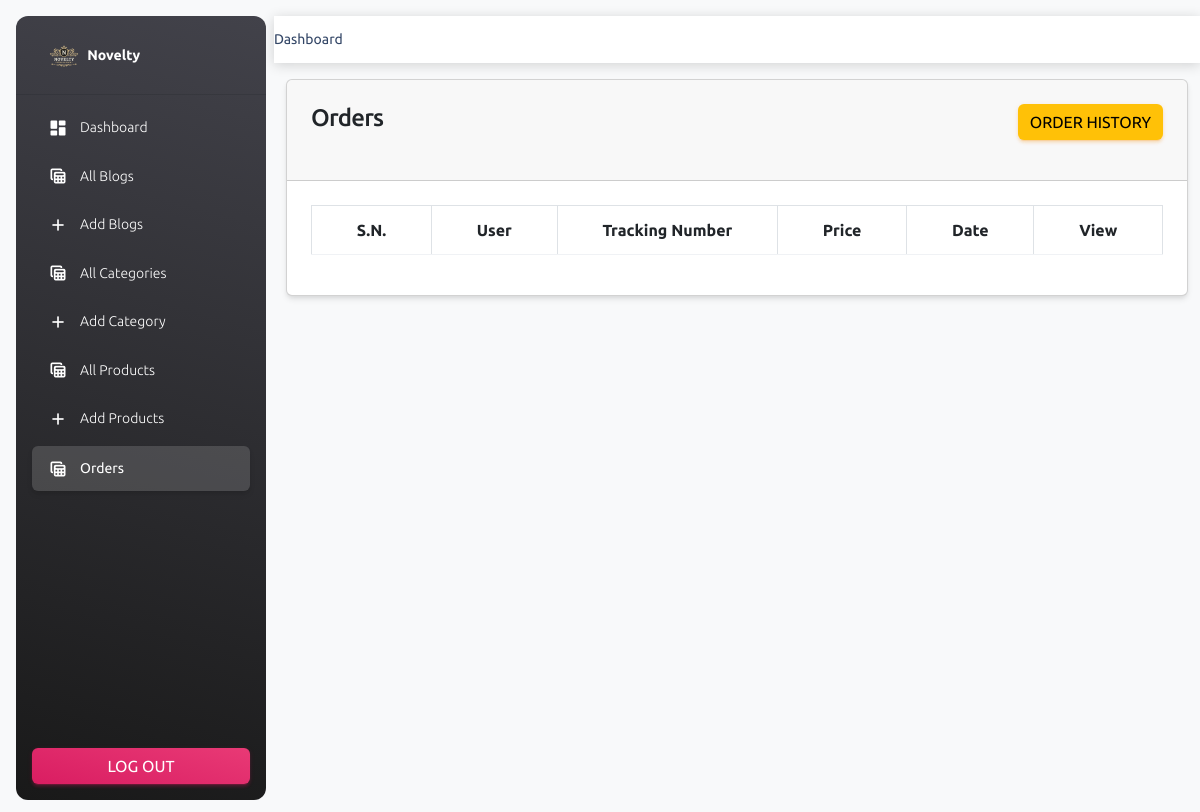
The page /Dashboard/main/orders.php (signed in) on the database as committed earlier.
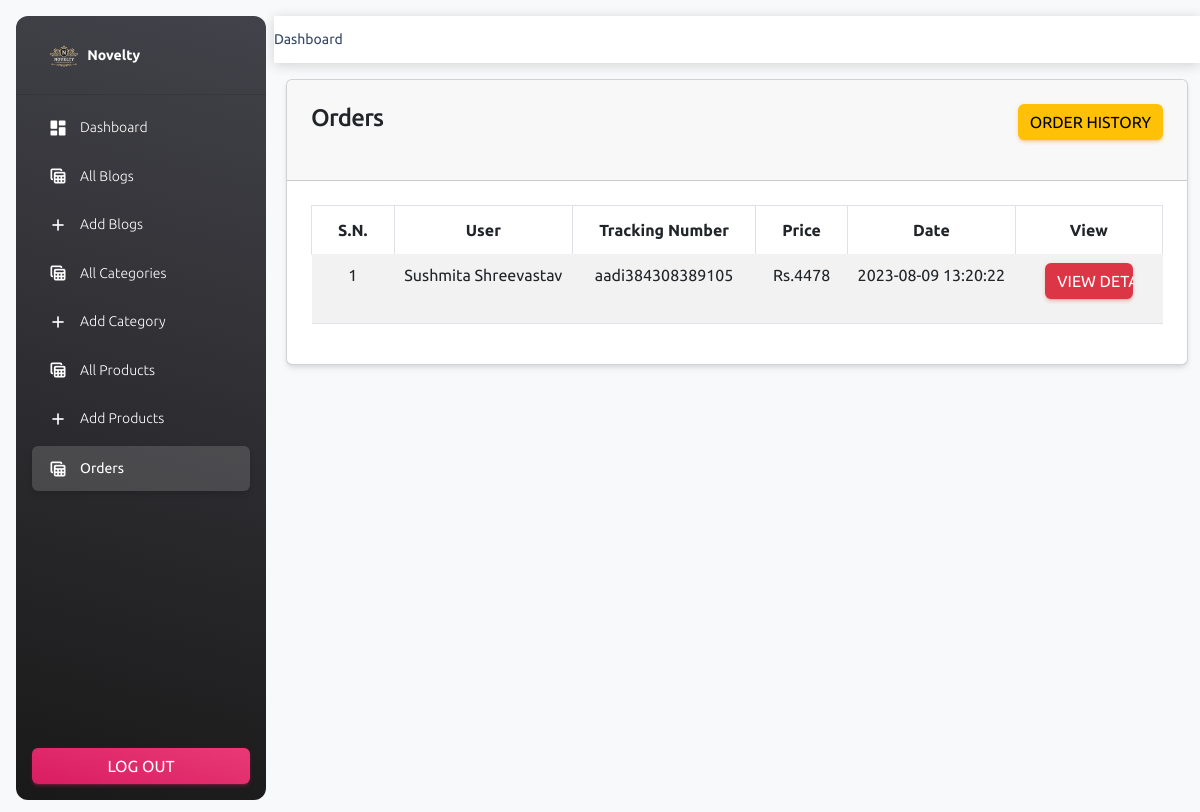
The same page on the database as committed later.
### tables this page shows
CREATE TABLE `orders` (
  `id` int(11) NOT NULL,
  `tracking_no` varchar(191) NOT NULL,
  `user_id` int(191) NOT NULL,
  `name` varchar(191) NOT NULL,
  `email` varchar(191) NOT NULL,
  `phone` varchar(191) NOT NULL,
  `address` mediumtext NOT NULL,
  `city` varchar(191) NOT NULL,
  `total_price` int(191) NOT NULL,
  `payment_mode` varchar(191) NOT NULL,
  `payment_id` varchar(191) NOT NULL,
  `status` tinyint(4) NOT NULL DEFAULT 0,
  `comments` varchar(255) DEFAULT NULL,
  `created_at` timestamp NOT NULL DEFAULT current_timestamp()
);

### Login/functions/myfunctions.php (called while the page is built, shortened)
<?php
require '../../Dashboard/configer/dbcon.php';
function getAllOrders()
{
    global $con;
    $query = "SELECT * FROM orders WHERE status='0'";
    return $query_run = mysqli_query($con, $query);
}
?>

### Dashboard/main/orders.php (the view, shortened to what this page needs)
<?php
include('header.php');
?>
<div class="container">
    <div class="row">
        <div class="col-md-12">
            <div class="card">
                <div class="card-header">
                   <h4> Orders
                    <a href="order-history.php" class="btn btn-warning float-end"> Order History </a>
                   </h4>
                </div>
                <div class="card-body" id="products_table">
                    <table class="table table-bordered table-striped" style="text-align: center;" border:1px solid #ddd>
                        <thead>
                            <tr>
                                <th class="col-md-1">S.N.</th>
                                <th class="col-md-1">User</th>
                                <th class="col-md-1">Tracking Number</th>
                                <th class="col-md-1">Price</th>
                                <th class="col-md-1">Date</th>
                                <th class="col-md-1">View</th>
                            </tr>
                        </thead>
                        <tbody>
                            <?php
                            $orders = getAllOrders();
                            if(mysqli_num_rows($orders))
                            {
                                $count=1;
                                foreach($orders as $item)
                                {
                                    ?>
                                        <tr>
                                            <td><?= $count ?></td>
                                            <td><?= $item['name'];?></td>
                                            <td><?= $item['tracking_no'];?></td>
                                            <td>Rs.<?= $item['total_price'];?></td>
                                            <td><?= $item['created_at'];?></td>
                                            <td>
                                                <a href="./view-order.php?t=<?=$item['tracking_no'];?>" class="btn btn-danger col-md-8">View Details</a>
                                            </td>
                                        </tr>
                                    <?php
                                    $count++;
                                }
                            }
                              ?>
                    </table>
                </div>
            </div>
        </div>
    </div>
</div>
<?php include('footer.php');?>

### Dashboard/main/header.php (shortened to what this page needs)
<!DOCTYPE html>
<html lang="en">
  <head>
<link id="pagestyle" href="./assets/css/material-dashboard.min.css" rel="stylesheet" />
<link id="pagestyle" href="./assets/css/style.css" rel="stylesheet" />
<link rel="stylesheet" href="//cdn.jsdelivr.net/npm/alertifyjs@1.13.1/build/css/alertify.min.css"/>
<link rel="stylesheet" href="//cdn.jsdelivr.net/npm/alertifyjs@1.13.1/build/css/themes/bootstrap.min.css"/>
</head>
  <body class="g-sidenav-show  bg-gray-100">
    <?php
    include('./sidebar.php')
    ?>
    <main class="main-content border-radius-lg ">
  <?php include('navbar.php')?>

### Dashboard/main/sidebar.php (shortened to what this page needs)
<?php
  $page = substr($_SERVER['SCRIPT_NAME'], strrpos($_SERVER['SCRIPT_NAME'],"/")+1);
?>
<aside class="sidenav navbar navbar-vertical navbar-expand-xs border-0 border-radius-xl my-3 fixed-start ms-3   bg-gradient-dark" id="sidenav-main">
<div class="sidenav-header">
  <a class="navbar-brand m-0" href="../../Home/Index.php " target="_blank">
    <img src="./assets/Image/logo.png" class="navbar-brand-img h-100" alt="main_logo">
    <span class="ms-1 font-weight-bold text-white">Novelty</span>
  </a>
</div>
<hr class="horizontal light mt-0 mb-2">
<div class="collapse navbar-collapse  w-auto " id="sidenav-collapse-main">
  <ul class="navbar-nav">
<li class="nav-item">
<a class="nav-link text-white <?= $page == "admin.php" ? "active bg-gradient-primary" : "" ?>" href="admin.php">
    <div class="text-white text-center me-2 d-flex align-items-center justify-content-center">
      <i class="material-icons opacity-10">dashboard</i>
    </div>
  <span class="nav-link-text ms-1">Dashboard</span>
</a>
</li>
<li class="nav-item">
<a class="nav-link text-white <?= $page == "blogs.php" ? "active bg-gradient-primary" : "" ?>" href="blogs.php">
    <div class="text-white text-center me-2 d-flex align-items-center justify-content-center">
      <i class="material-icons opacity-10">table_view</i>
    </div>
  <span class="nav-link-text ms-1">All Blogs</span>
</a>
</li>
<li class="nav-item">
<a class="nav-link text-white <?= $page == "add-blogs.php" ? "active bg-gradient-primary" : "" ?>" href="add-blogs.php">
    <div class="text-white text-center me-2 d-flex align-items-center justify-content-center">
      <i class="material-icons opacity-10">add</i>
    </div>
  <span class="nav-link-text ms-1">Add Blogs</span>
</a>
</li>
<li class="nav-item">
<a class="nav-link text-white <?= $page == "category.php" ? "active bg-gradient-primary" : "" ?>" href="./category.php">
    <div class="text-white text-center me-2 d-flex align-items-center justify-content-center">
      <i class="material-icons opacity-10">table_view</i>
    </div>
  <span class="nav-link-text ms-1">All Categories</span>
</a>
</li>
<li class="nav-item">
<a class="nav-link text-white <?= $page == "add-category.php" ? "active bg-gradient-primary" : "" ?>" href="./add-category.php">
    <div class="text-white text-center me-2 d-flex align-items-center justify-content-center">
      <i class="material-icons opacity-10">add</i>
    </div>
  <span class="nav-link-text ms-1">Add Category</span>
</a>
</li>
<li class="nav-item">
<a class="nav-link text-white <?= $page == "products.php" ? "active bg-gradient-primary" : "" ?>" href="./products.php">
    <div class="text-white text-center me-2 d-flex align-items-center justify-content-center">
      <i class="material-icons opacity-10">table_view</i>
    </div>
  <span class="nav-link-text ms-1">All Products</span>
</a>
</li>
<li class="nav-item">
<a class="nav-link text-white <?= $page == "add-products.php" ? "active bg-gradient-primary" : "" ?>" href="./add-products.php">
    <div class="text-white text-center me-2 d-flex align-items-center justify-content-center">
      <i class="material-icons opacity-10">add</i>
    </div>
  <span class="nav-link-text ms-1">Add Products</span>
</a>
</li>
<li class="nav-item">
<a class="nav-link text-white <?= $page == "orders.php" ? "active bg-gradient-primary" : "" ?>" href="./orders.php">
    <div class="text-white text-center me-2 d-flex align-items-center justify-content-center">
      <i class="material-icons opacity-10">table_view</i>
    </div>
  <span class="nav-link-text ms-1">Orders</span>
</a>
</li>
<div class="sidenav-footer position-absolute w-100 bottom-0 ">
  <div class="mx-3">
    <a class="btn bg-gradient-primary w-100"
    href="../../Login/logout.php" type="button">Log out</a>
  </div>
</div>
</aside>

### Dashboard/main/navbar.php
<nav class="navbar navbar-light bg-gray mb-3 mt-3 f-13">
  <span class="navbar-brand" href="#" navbar-brand mb-0 h1>Dashboard</span>
  </nav>

### Dashboard/main/footer.php (shortened to what this page needs)
<footer class="footer py-4  ">
</footer>
</main>
</body>
</html>

### Dashboard/main/assets/css/style.css (style rules this page uses)
* { font-family: "Ubuntu", sans-serif; margin: 0; padding: 0; box-sizing: border-box; }
:root { --blue: #2a2185; --white: #fff; --gray: #f5f5f5; --black1: #222; --black2: #999; }
body { min-height: 100vh; overflow-x: hidden; }
.container { position: relative; width: 100%; }

Rows that differ between the two databases and show on the page:
added orders: name "Sushmita Shreevastav", tracking_no "aadi384308389105", total_price "4478", created_at "2023-08-09 13:20:22"
